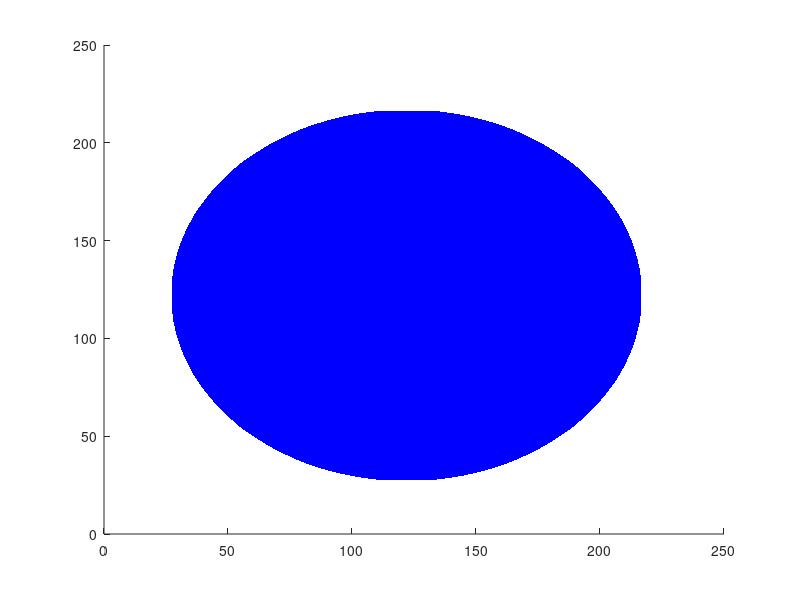

Recreate this plot in MATLAB. (Note: this script raises an error after producing the figure.)
clc
clear all
close all


Step = 1; % nm

radVP = 80;
Thickness = 30;

Linker_size = 10;
Linker_flex = 2;

Sigma = 15;

Max_xy = radVP + Thickness/2 + Linker_size + Linker_flex/2 + Sigma;
gv = -Max_xy:Step:Max_xy;  % nm
[X,Y,Z] = meshgrid(gv);

R = sqrt(X.^2 + Y.^2 + Z.^2);
Sphere = ones(size(R));
Sphere(R > radVP + Thickness/2) = 0;
Sphere(R < radVP - Thickness/2) = 0;

Sphere = smooth3(Sphere,'gaussian',11,4);

Sphere_cut = Sphere;
% Sphere_cut((X >= 0) & (Y <= 0) & (Z >= 0)) = 0;   % for a quarter of the
% shell open
Sphere_cut((Y <= 0) & (Z >= 0)) = 0;

figure('Color','white');

disp('Isosurface...');
tic
isoval = 0.5;
hisoxy = patch(isosurface(Sphere_cut,isoval),...
	'FaceColor','blue',...
	'EdgeColor','none');
isonormals(Sphere_cut,hisoxy)
toc

set(gcf,'Renderer','zbuffer'); lighting phong
set(hisoxy,'SpecularColorReflectance',0.2,'SpecularExponent',50)

lightangle(30,30);
view(24, 12)
axis off
grid off
axis equal


%%

gv_small = -(Linker_size + Linker_flex/2):Step:(Linker_size + Linker_flex/2);
[X_small,Y_small,Z_small] = meshgrid(gv_small);
R_small = sqrt(X_small.^2 + Y_small.^2 + Z_small.^2);

SmallSphere = ones(size(R_small));
SmallSphere (R_small > Linker_size + Linker_flex/2) = 0;
SmallSphere (R_small < Linker_size - Linker_flex/2) = 0;

disp('Convolution...');
tic
Sphere_conv = convn(Sphere,SmallSphere,'same');
toc

Sphere_conv_cut = Sphere_conv;
Sphere_conv_cut((X >= 0) & (Y <= 0) & (Z >= 0)) = 0;
Sphere_conv_cut = smooth3(Sphere_conv_cut);
figure('Color','white');
disp('Isosurface...');
tic
isoval = 0.5;
hisoxy = patch(isosurface(Sphere_conv_cut,isoval),...
	'FaceColor','blue',...
	'EdgeColor','none');
isonormals(Sphere_conv_cut,hisoxy)
toc

set(gcf,'Renderer','zbuffer'); lighting phong
set(hisoxy,'SpecularColorReflectance',0.2,'SpecularExponent',50)
lightangle(30,30);
view(24, 12)
axis off
grid off
axis equal

Proj = sum(Sphere_conv,3);




%%
figure('Color','white');
surf(gv,gv,Proj,'EdgeColor','none')
camlight left; lighting phong
colormap hot
axis off
grid off
view(-34, 58)

[X,Y] = meshgrid(gv);
LocError = exp(-(X.^2 + Y.^2)/Sigma^2);
figure('Color','white');
surf(gv,gv,LocError,'EdgeColor','none')
camlight left; lighting phong
colormap hot
axis off
grid off
view(-34, 58)

Virus_model = convn(Proj,LocError,'same');
figure('Color','white');
surf(gv,gv,Virus_model,'EdgeColor','none')
camlight left; lighting phong
colormap hot
axis off
grid off
view(-34, 58)




